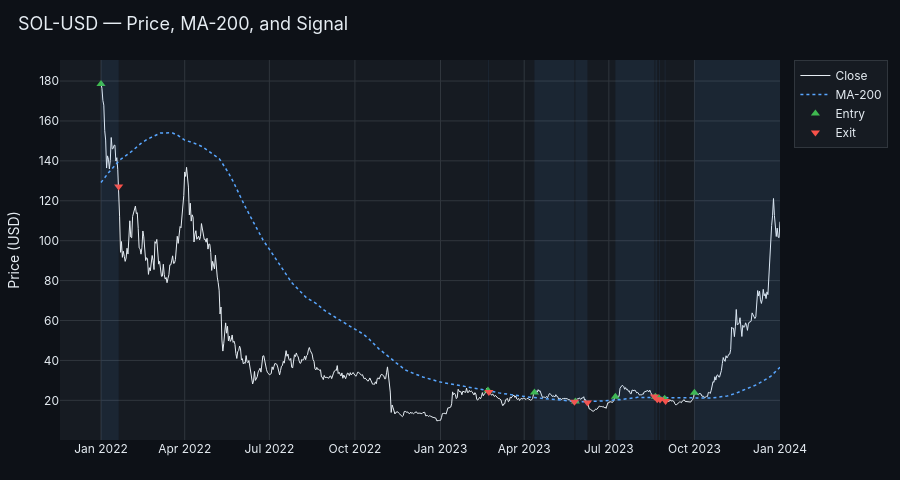

The code cell stored with this chart in its notebook:
### Markdown cell above
## 3. Signal Visualisation

Price and MA with shaded regions where `signal_open = 1` and entry/exit markers.

### Code cell
sym =  "SOL-USD"# , "SOL-USD""BTC-USD"
d = signal_df.xs(sym, level="symbol")

entries = d[d["enter"] == 1].index
exits   = d[d["exit"]  == 1].index

fig = go.Figure()

# Shaded regions where position is on (signal_open = 1)
in_pos = False
for ts, row in d.iterrows():
    if row["signal_open"] == 1 and not in_pos:
        region_start, in_pos = ts, True
    elif row["signal_open"] == 0 and in_pos:
        fig.add_vrect(x0=region_start, x1=ts,
                      fillcolor=PALETTE["accent_blue"], opacity=0.08, line_width=0)
        in_pos = False
if in_pos:
    fig.add_vrect(x0=region_start, x1=d.index[-1],
                  fillcolor=PALETTE["accent_blue"], opacity=0.08, line_width=0)

# Close and MA
fig.add_trace(go.Scatter(x=d.index, y=d["close"],
    name="Close", line=dict(color=PALETTE["text_primary"], width=1)))
fig.add_trace(go.Scatter(x=d.index, y=d["ma"],
    name="MA-200", line=dict(color=PALETTE["accent_blue"], width=1.5, dash="dot")))

# Entry / exit markers
fig.add_trace(go.Scatter(x=entries, y=d.loc[entries, "close"],
    name="Entry", mode="markers",
    marker=dict(color=PALETTE["accent_green"], size=8, symbol="triangle-up")))
fig.add_trace(go.Scatter(x=exits, y=d.loc[exits, "close"],
    name="Exit", mode="markers",
    marker=dict(color=PALETTE["accent_red"], size=8, symbol="triangle-down")))

apply_theme(fig, title=f"{sym} — Price, MA-200, and Signal", height=480)
fig.update_layout(yaxis_title="Price (USD)")
fig.show()

### Figure 1 — Plotly figure (JSON) as saved in the notebook; plotly's stock layout.template omitted (floating-point values rounded to 4 significant figures; data arrays with more than 128 entries replaced by an {"elided": "..."} marker saying what was removed)
{"data": [{"line": {"color": "#e6edf3", "width": 1}, "name": "Close", "x": {"elided": "731 str values"}, "y": {"elided": "731 float values"}, "type": "scatter"}, {"line": {"color": "#58a6ff", "dash": "dot", "width": 1.5}, "name": "MA-200", "x": {"elided": "731 str values"}, "y": {"elided": "731 float values"}, "type": "scatter"}, {"marker": {"color": "#3fb950", "size": 8, "symbol": "triangle-up"}, "mode": "markers", "name": "Entry", "x": ["2022-01-01T00:00:00.000", "2023-02-21T00:00:00.000", "2023-04-12T00:00:00.000", "2023-05-26T00:00:00.000", "2023-07-08T00:00:00.000", "2023-08-20T00:00:00.000", "2023-08-24T00:00:00.000", "2023-08-30T00:00:00.000", "2023-10-01T00:00:00.000"], "y": [178.5, 24.95, 23.99, 19.37, 21.86, 21.77, 21.03, 20.83, 23.84], "type": "scatter"}, {"marker": {"color": "#f85149", "size": 8, "symbol": "triangle-down"}, "mode": "markers", "name": "Exit", "x": ["2022-01-20T00:00:00.000", "2023-02-22T00:00:00.000", "2023-05-25T00:00:00.000", "2023-06-08T00:00:00.000", "2023-08-19T00:00:00.000", "2023-08-22T00:00:00.000", "2023-08-25T00:00:00.000", "2023-08-31T00:00:00.000"], "y": [127.2, 24.18, 19.26, 18.91, 21.88, 20.55, 20.39, 19.74], "type": "scatter"}], "layout": {"shapes": [{"fillcolor": "#58a6ff", "line": {"width": 0}, "opacity": 0.08, "type": "rect", "x0": "2022-01-01T00:00:00", "x1": "2022-01-20T00:00:00", "xref": "x", "y0": 0, "y1": 1, "yref": "y domain"}, {"fillcolor": "#58a6ff", "line": {"width": 0}, "opacity": 0.08, "type": "rect", "x0": "2023-02-21T00:00:00", "x1": "2023-02-22T00:00:00", "xref": "x", "y0": 0, "y1": 1, "yref": "y domain"}, {"fillcolor": "#58a6ff", "line": {"width": 0}, "opacity": 0.08, "type": "rect", "x0": "2023-04-12T00:00:00", "x1": "2023-05-25T00:00:00", "xref": "x", "y0": 0, "y1": 1, "yref": "y domain"}, {"fillcolor": "#58a6ff", "line": {"width": 0}, "opacity": 0.08, "type": "rect", "x0": "2023-05-26T00:00:00", "x1": "2023-06-08T00:00:00", "xref": "x", "y0": 0, "y1": 1, "yref": "y domain"}, {"fillcolor": "#58a6ff", "line": {"width": 0}, "opacity": 0.08, "type": "rect", "x0": "2023-07-08T00:00:00", "x1": "2023-08-19T00:00:00", "xref": "x", "y0": 0, "y1": 1, "yref": "y domain"}, {"fillcolor": "#58a6ff", "line": {"width": 0}, "opacity": 0.08, "type": "rect", "x0": "2023-08-20T00:00:00", "x1": "2023-08-22T00:00:00", "xref": "x", "y0": 0, "y1": 1, "yref": "y domain"}, {"fillcolor": "#58a6ff", "line": {"width": 0}, "opacity": 0.08, "type": "rect", "x0": "2023-08-24T00:00:00", "x1": "2023-08-25T00:00:00", "xref": "x", "y0": 0, "y1": 1, "yref": "y domain"}, {"fillcolor": "#58a6ff", "line": {"width": 0}, "opacity": 0.08, "type": "rect", "x0": "2023-08-30T00:00:00", "x1": "2023-08-31T00:00:00", "xref": "x", "y0": 0, "y1": 1, "yref": "y domain"}, {"fillcolor": "#58a6ff", "line": {"width": 0}, "opacity": 0.08, "type": "rect", "x0": "2023-10-01T00:00:00", "x1": "2024-01-01T00:00:00", "xref": "x", "y0": 0, "y1": 1, "yref": "y domain"}], "font": {"color": "#e6edf3", "family": "Inter, system-ui, sans-serif"}, "title": {"font": {"size": 18, "color": "#e6edf3"}, "text": "SOL-USD — Price, MA-200, and Signal", "x": 0.02, "xanchor": "left"}, "margin": {"l": 60, "r": 20, "t": 60, "b": 40}, "legend": {"bgcolor": "#161b22", "bordercolor": "#30363d", "borderwidth": 1}, "xaxis": {"gridcolor": "#30363d", "zerolinecolor": "#30363d", "showspikes": true, "spikecolor": "#8b949e", "spikethickness": 1}, "yaxis": {"gridcolor": "#30363d", "zerolinecolor": "#30363d", "showspikes": true, "spikecolor": "#8b949e", "spikethickness": 1, "title": {"text": "Price (USD)"}}, "paper_bgcolor": "#0d1117", "plot_bgcolor": "#161b22", "height": 480, "hovermode": "x unified"}}
